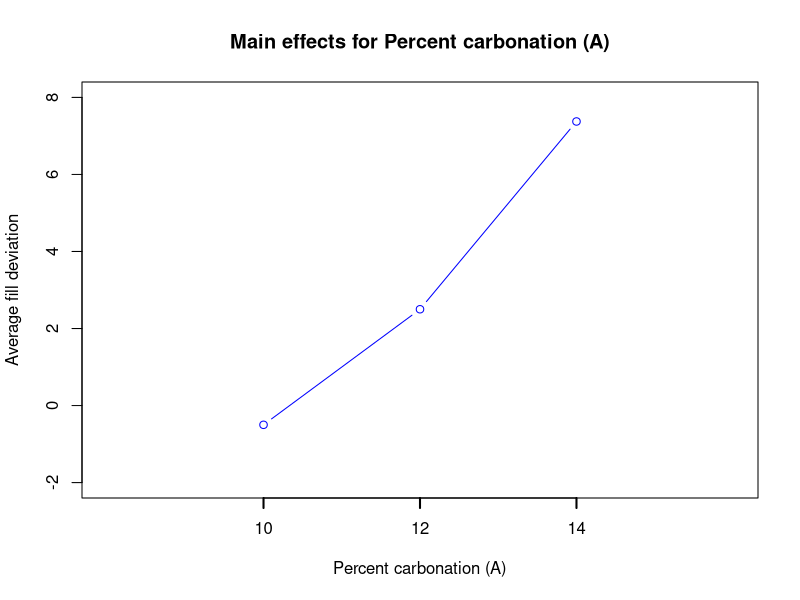

Generate this figure with R: (Note: this script raises an error after producing the figure.)
rm(list=ls())
carb = factor(c(10,12,14))
psi = factor(c(25,30))
speed = factor(c(200,250))
times=factor(1:2)

dat_5_3 = expand.grid(times=times,speed=speed,psi=psi,carb = carb)
dat_5_3$values = c(-3,-1,-1,0,-1,0,1,1
                  ,0,1,2,1,2,3,6,5,
                  5,4,7,6,7,9,10,11)
fit_5_3 = aov(values~speed*psi*carb,data=dat_5_3)
summary(fit_5_3)

dat_carb = tapply(dat_5_3$values, dat_5_3$carb,mean)

plot(dat_carb, type="b",col="blue",xaxt = "n",
     main = "Main effects for Percent carbonation (A)", xlab="Percent carbonation (A)", ylab = "Average fill deviation", xlim = c(0,4),ylim = c(-2,8))
axis(1,at=c(1,2,3),labels=c(10,12,14), lwd.ticks = 2)

x11()
par(mfrow=c(2,2))
for( i in 4:1){
    if(i!=1){
        fct_name = colnames(dat_5_3)[i]
        x_num = as.numeric(levels(dat_5_3[,i]))
        n = length(x_num)
        
        tmp_dat = tapply(dat_5_3$values, dat_5_3[,i],mean)
        plot(tmp_dat, type="b",col=i,xaxt = "n",
             main = paste("Main effects for",fct_name), xlab=fct_name, ylab = "Average fill deviation", xlim = c(0,n+1),ylim = c(-2,8))
        axis(1,at=seq(from=1,by=1,length.out = n),labels=x_num, lwd.ticks = 2)
    }
    else{
        tmp_dat = tapply(dat_5_3$values, list(carb = dat_5_3$carb,psi = dat_5_3$psi),mean)
        interaction.plot(dat_5_3$carb,dat_5_3$psi, response = dat_5_3$values, ylim= c(-2,10),xaxt="n",
                         xlab = "Carbonation-pressure interaction", 
                         ylab = "Response",main="Carbonation-pressure interaction",
                         legend = F, col=c("blue","red"))
        axis(1,at=c(1,2,3),labels=c("10","12","14"),lwd.ticks = 2)
        legend("topleft",c("25 psi", "30 psi"),lty=2:1, col=c("blue","red"))
        clist = c("blue","blue","blue","red","red","red")
        fct_list = rep(1:3,2)
        for(i in 1:6){
            points(fct_list[i],tmp_dat[i],cex=1.3,pch=19,col=clist[i])
        }
    }
    
}

Mtype = factor(1:3)
temp = factor(c(15,70,125))                   
times = factor(1:4)

dat_5_4 = expand.grid(times = times, temp = temp, Mtype = Mtype)
dat_5_4$values =c(130,155,74,180,  34,40,80,75,  20,70,82,58,
                  150,188,159,126, 136,122,106,115,  25,70,58,45,
                  138,110,168,160, 174,120,150,139, 96,104,82,60)
fit_origin = aov(values~Mtype*temp, data = dat_5_4)
summary(fit_origin)

str(dat_5_4)
dat_5_4$temp = as.numeric(as.character(dat_5_4$temp))
str(dat_5_4)

fit_5_4 = aov(values~Mtype*temp + Mtype*I(temp^2), data = dat_5_4)
summary(fit_5_4)

fit_mtype = list()
for(i in 1:3){
    fit_mtype[[i]] = lm(values~temp + I(temp^2),data=dat_5_4, subset=Mtype==i)
    print(summary(fit_mtype[[i]]))
}

par(mfrow=c(1,1))
plot(dat_5_4$temp, dat_5_4$values, pch=16, ylim = c(min(dat_5_4$values),max(dat_5_4$values)),
     xaxt="n", yaxt="n",ylab = "Life", xlab = "Temperature")
axis(1,seq(15,125,by=27.5))
axis(2,seq(20,188,by=42))

for(i in 1:3){
    lines(seq(15,125),predict(fit_mtype[[i]], data.frame(temp = seq(15,125))))
}
text(locator(1),"Material type 1")
text(locator(1),"Material type 2")
text(locator(1),"Material type 3")

noise = factor(c("Low","Medium","High"))
f_type = factor(1:2)
blk = factor(1:4)
dat_5_6 = expand.grid(f_type = f_type, blk= blk, noise = noise)
dat_5_6$value = c(90,86,96,84,100,92,92,81,
                  102,87,106,90,105,97,96,80,
                  114,93,112,91,108,95,98,83)

library(lme4)
fit_blk = lmer(value~ noise*f_type+(1|blk),data = dat_5_6)
summary(fit_blk)
anova(fit_blk)

fit_blk2 = aov(value~ noise*f_type+blk,data = dat_5_6)
summary(fit_blk2)

par(mfrow=c(1,1))
plot(dat_5_6$value~fitted.values(fit_blk),
     ylim=c(75,115),xlim=c(75,115))
abline(a=0,b=1)
